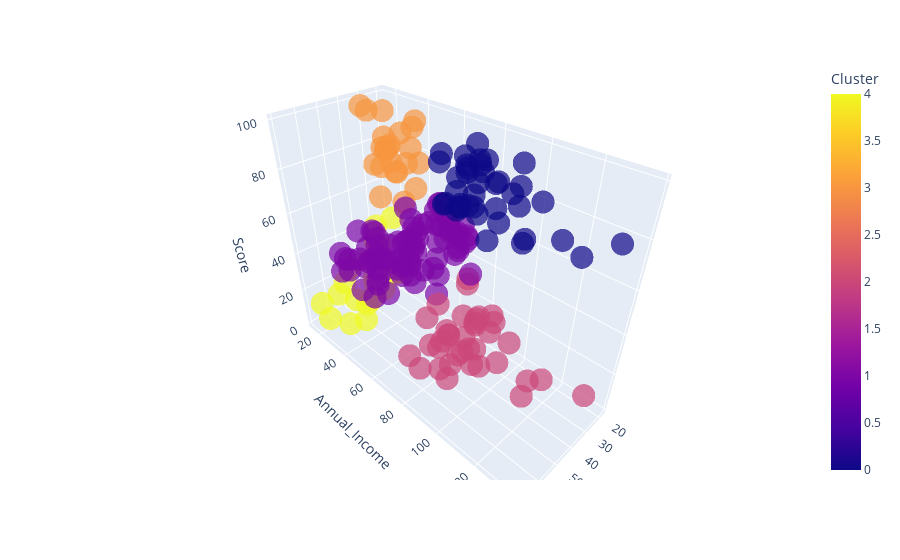

Notebook code for this chart:
### Code cell
fig = px.scatter_3d(km_5, x = "Age", y = "Annual_Income", z = "Score", color = 'Cluster', opacity = 0.7 );
fig.show()

### Figure 1 — Plotly figure (JSON) as saved in the notebook; plotly's stock layout.template omitted (floating-point values rounded to 4 significant figures; data arrays with more than 128 entries replaced by an {"elided": "..."} marker saying what was removed)
{"data": [{"hovertemplate": "Age=%{x}<br>Annual_Income=%{y}<br>Score=%{z}<br>Cluster=%{marker.color}<extra></extra>", "legendgroup": "", "marker": {"color": {"elided": "200 int values"}, "coloraxis": "coloraxis", "opacity": 0.7, "symbol": "circle"}, "mode": "markers", "name": "", "scene": "scene", "showlegend": false, "type": "scatter3d", "x": {"elided": "200 int values"}, "y": {"elided": "200 int values"}, "z": {"elided": "200 int values"}}], "layout": {"coloraxis": {"colorbar": {"title": {"text": "Cluster"}}, "colorscale": [[0, "#0d0887"], [0.1111, "#46039f"], [0.2222, "#7201a8"], [0.3333, "#9c179e"], [0.4444, "#bd3786"], [0.5556, "#d8576b"], [0.6667, "#ed7953"], [0.7778, "#fb9f3a"], [0.8889, "#fdca26"], [1, "#f0f921"]]}, "legend": {"tracegroupgap": 0}, "margin": {"t": 60}, "scene": {"domain": {"x": [0, 1], "y": [0, 1]}, "xaxis": {"title": {"text": "Age"}}, "yaxis": {"title": {"text": "Annual_Income"}}, "zaxis": {"title": {"text": "Score"}}}}}
